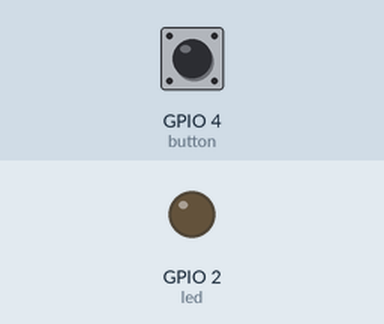
Recording of a sketch running on a simulated ESP32. On the bench: output pins drawn as LEDs (lit = HIGH). The test bench sets the inputs (shaded band); at power-on: GPIO 4 (button) LOW.

Above: at 1.2 s.
1.3 s: GPIO 4 (button) pulled HIGH for 0.15 s
At 1.7 s:
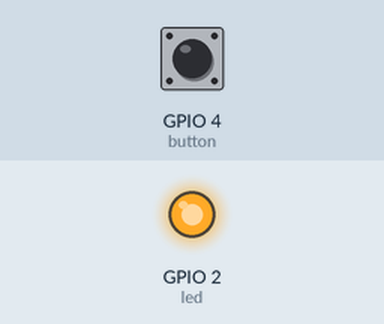
2.9 s: GPIO 4 (button) pulled HIGH for 1 s
At 3.5 s:
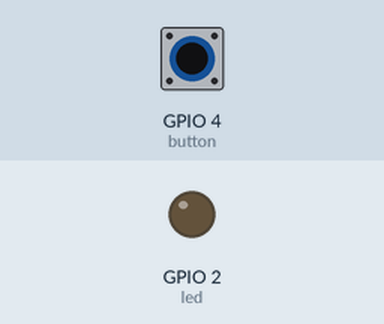
5.4 s: GPIO 4 (button) pulled HIGH for 3.2 s
At 6.7 s:
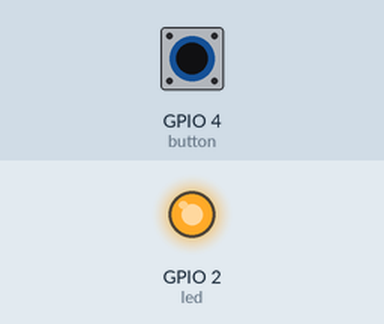
Timing chart, 0 to 8.4 s (numbered marks = the images above; inputs shaded):
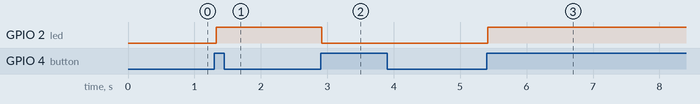

The sketch:

ESP32_Toggle.ino
```cpp
/*
 * Program Name: ESP32_Toggle
 * Program Description: Use the ESP32 board, an LED, and a button to toggle an LED on and off.
 * Board Type: ESP2 DOIT-DEVKIT-V1
 * Date Started: Feb/23/2021
 * Author: Kacper Bazan
 * Author Link: https://github.com/KacperBazan
 */

/*
 * References
 * ESP_Wroom_32 Pinout: https://circuits4you.com/wp-content/uploads/2018/12/ESP32-Pinout.jpg
 * Toggle Switch Info: https://www.arduino.cc/en/Tutorial/BuiltInExamples/StateChangeDetection
 */

const int led = 2;
const int button = 4;
int toggle = 0;
int buttonState = 0;     //Default to not pressed.
int lastButtonState = 0; //Default to not pressed.

int curTime = 0;
int td = 50;

void setup()
{
  pinMode(led, OUTPUT);
  pinMode(button, INPUT);
  Serial.begin(115200);
  Serial.flush();
}

void ToggleButton()
{
  if (millis() - curTime > td) //Set a time delay to prevent immediate bouncing of the toggle value.
  {
    buttonState = digitalRead(button);
    if (buttonState != lastButtonState)
    {
      if (buttonState == HIGH)
      {
        toggle = !toggle;
      }
    }
    lastButtonState = buttonState;
    curTime = millis();
  }
}

void loop()
{
  ToggleButton();
  digitalWrite(led, toggle);
}
```

Measured:
- after the input at 1.3 s, GPIO 2 (led): LOW → HIGH at once
- after the input at 2.9 s, GPIO 2 (led): HIGH → LOW at once
- after the input at 5.4 s, GPIO 2 (led): LOW → HIGH at once
